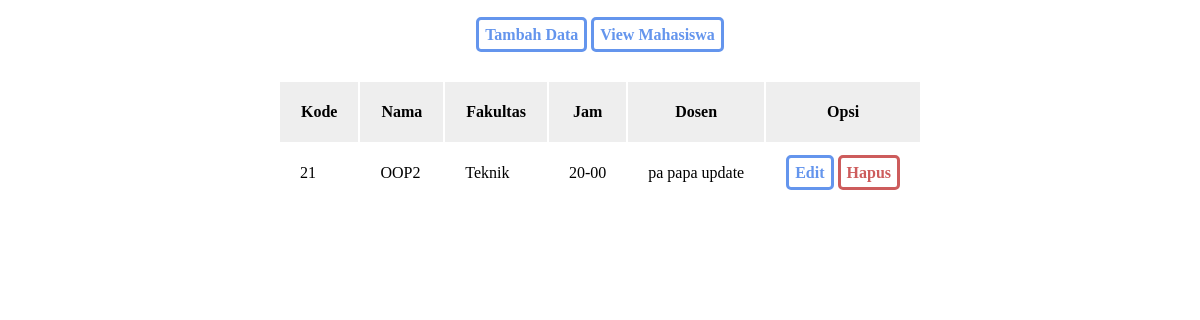
/index_matakuliah.php, run on the app's committed database.
### tables this page shows
CREATE TABLE IF NOT EXISTS `matakuliah` (
  `kode` int(11) NOT NULL AUTO_INCREMENT,
  `nama` varchar(50) DEFAULT NULL,
  `fakultas` varchar(50) DEFAULT NULL,
  `jam` varchar(50) DEFAULT NULL,
  `dosen` varchar(50) DEFAULT NULL,
  PRIMARY KEY (`kode`)
);

### index_matakuliah.php (the view, shortened to what this page needs)
<?php
	include('koneksi.php');
	$sql = "SELECT * FROM matakuliah";
	$res = $connect->query($sql);
?>
<!DOCTYPE html>
<html lang="en">
<head>
</head>
<body>
	<center>
	 	<br>
		<a href="add_matakuliah.php" class="link">Tambah Data</a>
		<a href="index.php" class="link">View Mahasiswa</a>
		<br>
		<br>
		<br>
		<table cellpadding="20">
			<tr>
				<th>Kode</th>
				<th>Nama</th>
				<th>Fakultas</th>
				<th>Jam</th>
				<th>Dosen</th>
				<th>Opsi</th>
			</tr>
			<?php while ($row = $res->fetch_assoc()) { ?>
				<tr>
					<td><?= $row["kode"]; ?></td>
					<td><?= $row["nama"]; ?></td>
					<td><?= $row["fakultas"]; ?></td>
					<td><?= $row["jam"]; ?></td>
					<td><?= $row["dosen"]; ?></td>
					<td>
						<a href="edit_matakuliah.php?kode=<?= $row["kode"]; ?>" class='link'>Edit</a>
						<a href="delete_matakuliah.php?kode=<?= $row["kode"]; ?>" onclick="return confirm('Yakin Ingin Hapus ?')" class='link-delete'>Hapus</a>
					</td>
				</tr>
			<?php } ?>
		</table>
	</center>
</body>
</html>

### index_matakuliah.php (style rules this page uses)
.link { text-decoration: none; font-weight: bold; color: cornflowerblue; border: 3px solid cornflowerblue; padding: 6px; border-radius: 5px; }
.link-delete { text-decoration: none; font-weight: bold; color: indianred; border: 3px solid indianred; padding: 6px; border-radius: 5px; }
th { background: #eee; border: 1px solid #eee }

### data on the page
matakuliah: kode "21", nama "OOP2", fakultas "Teknik", jam "20-00", dosen "pa papa update"
